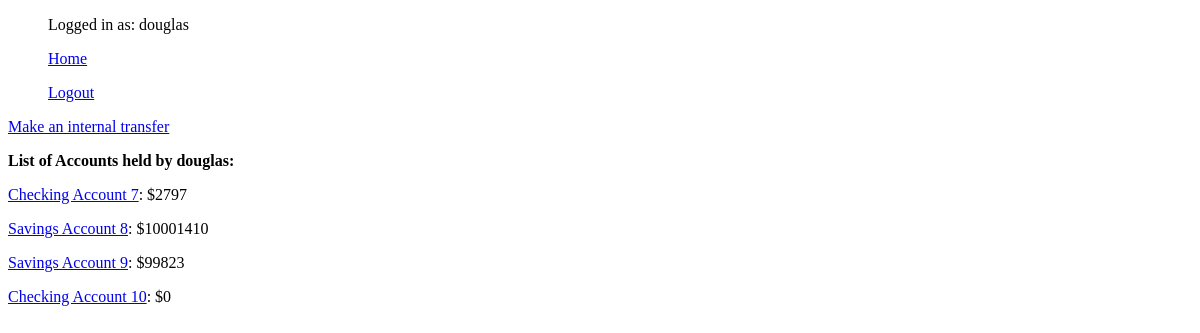
The page /bank_accounts/user_account_list (signed in) on the database as committed earlier.
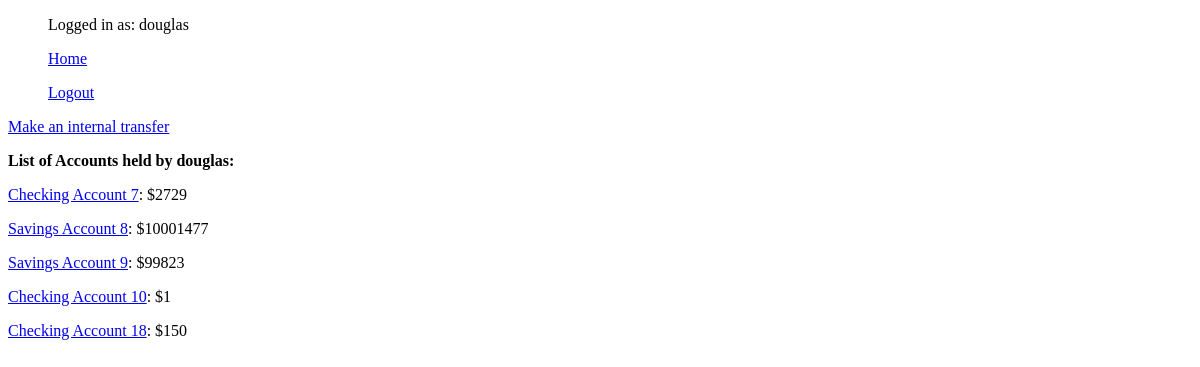
The same page on the database as committed later.
### bank_accounts/models.py (models this page shows, shortened)
class Account(models.Model):
    CHECKING = "Checking"
    SAVINGS = "Savings"
    ACCOUNT_TYPE_CHOICES = (
        (CHECKING, 'Checking'),  # Each inner tuple is of form: (value to be set in model, human readable name)
        (SAVINGS, 'Savings'),
    )
    UCU = 'UCU'
    CHASE = 'Chase'
    WELLS_FARGO = 'Wells Fargo'
    BANK_CHOICES = (
        (UCU, 'UCU'),
        (CHASE, 'Chase'),
        (WELLS_FARGO, 'Wells Fargo'),
    )
    account_type = models.CharField(max_length=200, default=None, choices=ACCOUNT_TYPE_CHOICES)
    creator = models.CharField(max_length=200, default=None)  # Account creator
    holder = models.ForeignKey(User, on_delete=models.SET_NULL, null=True, blank=True)  # Account holder is a site user
    balance = models.IntegerField(default=0)
    bank = models.CharField(max_length=200, default='UCU', null=True, choices=BANK_CHOICES)
    routing_number = models.IntegerField(null=True)
    def __str__(self):
        return self.account_type + ' Account ' + str(self.id)

### bank_accounts/views.py (the view)
# urls.py: path('user_account_list', AccountListView.as_view(), name='account_list'),
class AccountListView(LoginRequiredMixin, ListView):
    template_name = 'bank_accounts/account_list.html'
    model = Account
    context_object_name = 'account_list'
    def get_queryset(self):  # Get the list of model instances we can display
        return Account.objects.filter(holder=self.request.user)

### bank_accounts/templates/bank_accounts/account_list.html (shortened to what this page needs)
{% extends 'base.html' %}
{% block content %}
    <p><a href={% url 'bank_accounts:internal_transfer' %}>Make an internal transfer</a></p>
    <b>List of Accounts held by {{ request.user.username }}:</b>
    {% if account_list %}
        {% for account in account_list %}
            <p><a href="{% url 'bank_accounts:account_detail' account.id %}">{{ account }}</a>: ${{ account.balance }}</p>
        {% endfor %}
    {% else %}
        <p>Nothing as of yet!</p>
    {% endif %}
{% endblock %}

Rows that differ between the two databases and show on the page:
changed Account "Checking Account 7": balance "2797" → "2729"
changed Account "Savings Account 8": balance "10001410" → "10001477"
changed Account "Checking Account 10": balance "0" → "1"
added Account: account_type+id "Checking Account 18", balance "150"
